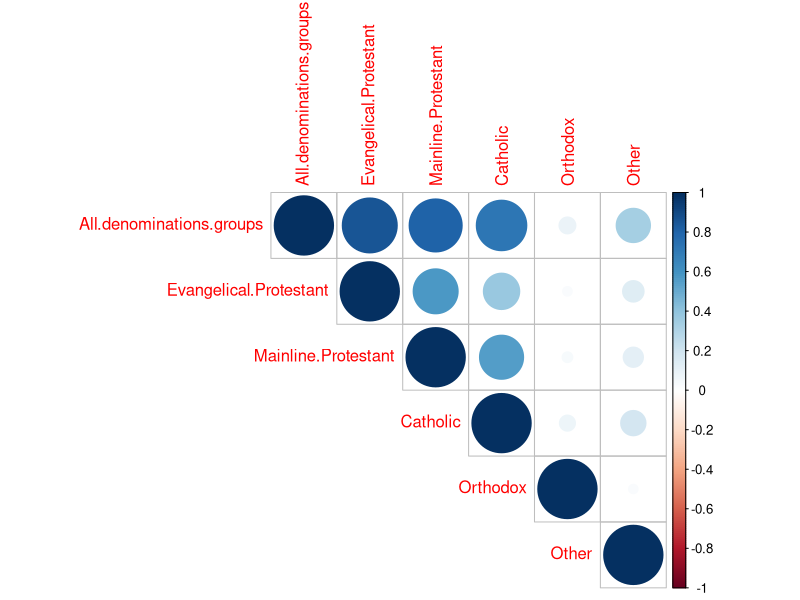
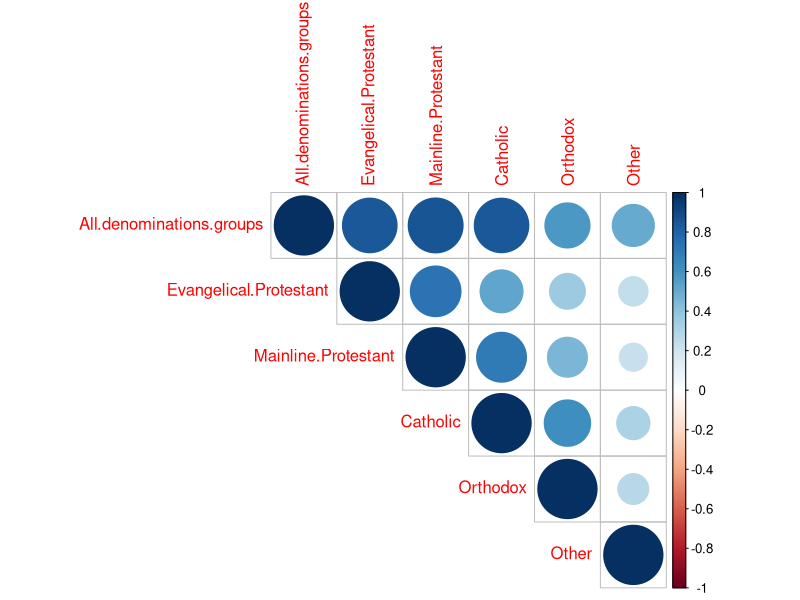

These charts were generated, in order, by the following R code:
## ---- chunk 1
knitr::opts_chunk$set(echo = TRUE)
knitr::opts_knit$set(root.dir = '~/quant-methods')
## ---- chunk 2
library(plyr)
library(corrplot)
## ---- chunk 3
codebook = read.csv2("./Project/data/codebook.csv", header = TRUE, sep = ",", stringsAsFactors = FALSE)
## ---- chunk 4
county_data = read.csv2("./Project/data/religion_data.csv", header = TRUE, sep = ",", na.strings = "", dec = ".", 
                          fileEncoding="UTF-8-BOM")
## ---- chunk 5
state_data = read.csv2("./Project/data/state_data.csv", header = TRUE, sep = ",", na.strings = "", dec = ".", 
                       fileEncoding="UTF-8-BOM")
## ---- chunk 6
county_data[is.na(county_data)] = 0
state_data[is.na(state_data)] = 0
## ---- chunk 7
CNG.var = subset(codebook, grepl("CNG$", variable_names))$variable_names
CNG.names = subset(codebook, grepl("CNG$", variable_names))$religion_name
ADH.var = subset(codebook, grepl("ADH$", variable_names))$variable_names
ADH.names = subset(codebook, grepl("ADH$", variable_names))$religion_name
RATE.var = subset(codebook, grepl("RATE$", variable_names))$variable_names
RATE.names = subset(codebook, grepl("RATE$", variable_names))$religion_name
## ---- chunk 8
CNG.data.county = county_data[,CNG.var]
ADH.data.county = county_data[,ADH.var]
RATE.data.county = county_data[,RATE.var]

CNG.data.state = state_data[,CNG.var]
ADH.data.state = state_data[,ADH.var]
RATE.data.state = state_data[,RATE.var]
## ---- chunk 9
cosine.similarity = function(X, Y)
{
  return(t(as.matrix(X)) %*% as.matrix(Y)/
           (norm(as.matrix(X), type = "2")*norm(as.matrix(Y), type = "2")))
}
## ---- chunk 10
CNG.sims.county = data.frame(matrix(data = NA, nrow = length(CNG.var), ncol = length(CNG.var)))
rownames(CNG.sims.county) = make.names(CNG.names)
colnames(CNG.sims.county) = make.names(CNG.names)
for(i in 1:nrow(CNG.sims.county))
{
  for(j in 1:ncol(CNG.sims.county))
  {
    CNG.sims.county[i,j] = cosine.similarity(CNG.data.county[,i], CNG.data.county[,j])
  }
}
## ---- chunk 11
ADH.sims.county = data.frame(matrix(data = NA, nrow = length(ADH.var), ncol = length(ADH.var)))
rownames(ADH.sims.county) = make.names(ADH.names)
colnames(ADH.sims.county) = make.names(ADH.names)
for(i in 1:nrow(ADH.sims.county))
{
  for(j in 1:ncol(ADH.sims.county))
  {
    ADH.sims.county[i,j] = cosine.similarity(ADH.data.county[,i], ADH.data.county[,j])
  }
}
## ---- chunk 12
RATE.sims.county = data.frame(matrix(data = NA, nrow = length(RATE.var), ncol = length(RATE.var)))
rownames(RATE.sims.county) = make.names(RATE.names)
colnames(RATE.sims.county) = make.names(RATE.names)
for(i in 1:nrow(RATE.sims.county))
{
  for(j in 1:ncol(RATE.sims.county))
  {
    RATE.sims.county[i,j] = cosine.similarity(RATE.data.county[,i], RATE.data.county[,j])
  }
}
## ---- chunk 13
CNG.sims.state = data.frame(matrix(data = NA, nrow = length(CNG.var), ncol = length(CNG.var)))
rownames(CNG.sims.state) = make.names(CNG.names)
colnames(CNG.sims.state) = make.names(CNG.names)
for(i in 1:nrow(CNG.sims.state))
{
  for(j in 1:ncol(CNG.sims.state))
  {
    CNG.sims.state[i,j] = cosine.similarity(CNG.data.state[,i], CNG.data.state[,j])
  }
}
## ---- chunk 14
ADH.sims.state = data.frame(matrix(data = NA, nrow = length(ADH.var), ncol = length(ADH.var)))
rownames(ADH.sims.state) = make.names(ADH.names)
colnames(ADH.sims.state) = make.names(ADH.names)
for(i in 1:nrow(ADH.sims.state))
{
  for(j in 1:ncol(ADH.sims.state))
  {
    ADH.sims.state[i,j] = cosine.similarity(ADH.data.state[,i], ADH.data.state[,j])
  }
}
## ---- chunk 15
RATE.sims.state = data.frame(matrix(data = NA, nrow = length(RATE.var), ncol = length(RATE.var)))
rownames(RATE.sims.state) = make.names(RATE.names)
colnames(RATE.sims.state) = make.names(RATE.names)
for(i in 1:nrow(RATE.sims.state))
{
  for(j in 1:ncol(RATE.sims.state))
  {
    RATE.sims.state[i,j] = cosine.similarity(RATE.data.state[,i], RATE.data.state[,j])
  }
}
## ---- chunk 16
most_sim = function(sim_df, rel_name, n)
{
  sim_df  = sim_df[order(sim_df[,rel_name]),]
  return(rownames(sim_df)[1:n])
}
## ---- chunk 17
most_sim(CNG.sims.county, "Zoroastrian", 5)
most_sim(ADH.sims.county, "Zoroastrian", 5)
most_sim(RATE.sims.county, "Zoroastrian", 5)
most_sim(CNG.sims.state, "Zoroastrian", 5)
most_sim(ADH.sims.state, "Zoroastrian", 5)
most_sim(RATE.sims.state, "Zoroastrian", 5)
## ---- chunk 18
two_sim = function(sim_df, rel1_name, rel2_name)
{
  sim = sim_df[rel1_name, rel2_name]
  return(sim)
}
## ---- chunk 19
two_sim(CNG.sims.county, make.names("Presbyterian Church in America"), make.names("Presbyterian Church (U.S.A.)"))
two_sim(ADH.sims.county, make.names("Presbyterian Church in America"), make.names("Presbyterian Church (U.S.A.)"))
two_sim(RATE.sims.county, make.names("Presbyterian Church in America"), make.names("Presbyterian Church (U.S.A.)"))
two_sim(CNG.sims.state, make.names("Presbyterian Church in America"), make.names("Presbyterian Church (U.S.A.)"))
two_sim(ADH.sims.state, make.names("Presbyterian Church in America"), make.names("Presbyterian Church (U.S.A.)"))
two_sim(RATE.sims.state, make.names("Presbyterian Church in America"), make.names("Presbyterian Church (U.S.A.)"))

## ---- chunk 20
major.religions.county = RATE.sims.county[c("All.denominations.groups", "Evangelical.Protestant",
                                            "Mainline.Protestant", "Catholic", "Orthodox", "Other"), 
                                          c("All.denominations.groups", "Evangelical.Protestant",
                                            "Mainline.Protestant", "Catholic", "Orthodox", "Other")]
corrplot(as.matrix(major.religions.county), method = "circle", type = "upper")
## ---- chunk 21
major.religions.state = RATE.sims.state[c("All.denominations.groups", "Evangelical.Protestant",
                                          "Mainline.Protestant", "Catholic", "Orthodox", "Other"), 
                                        c("All.denominations.groups", "Evangelical.Protestant",
                                          "Mainline.Protestant", "Catholic", "Orthodox", "Other")]
corrplot(as.matrix(major.religions.state), method = "circle", type = "upper")
